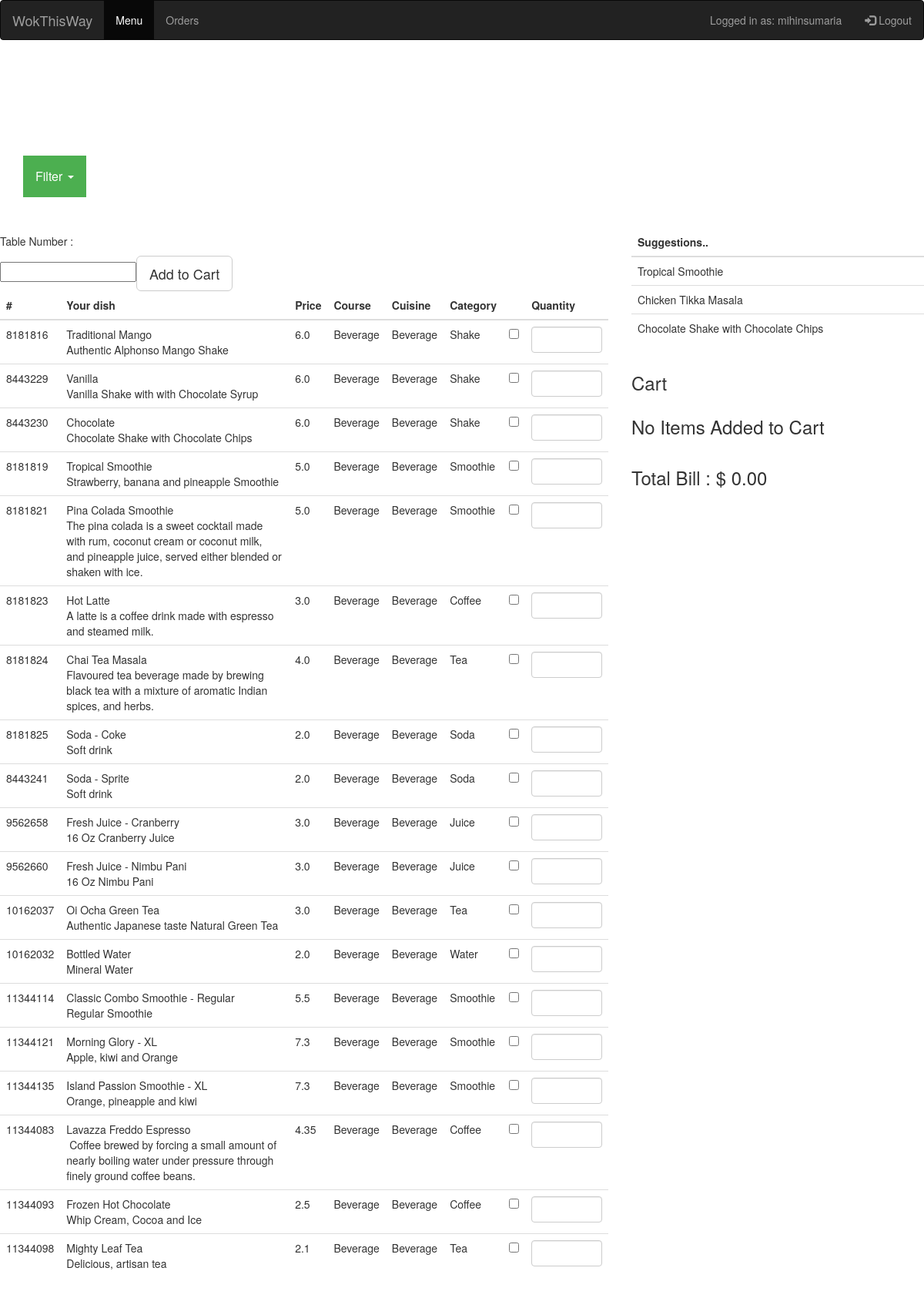
The app's page /beverage/ (signed in) with its own data.
### restaurantmanagementsystem/models.py (models this page shows, shortened)
class Food(models.Model):
	ID=models.BigIntegerField(primary_key=True)
	name=models.CharField(max_length=50)
	description=models.CharField(max_length=300)
	price=models.FloatField()
	course=models.CharField(max_length=50)
	cuisine=models.CharField(max_length=50)
	category=models.CharField(max_length=50)

### restaurantmanagementsystem/views.py (the view)
# urls.py: url(r'^beverage/$',views.beverage_menu, name = 'beverage'),
def beverage_menu(request):
    username=request.session['username']
    global cart
    food_list = Food.objects.filter(cuisine = 'Beverage')
    bill = total_bill()
    return render(request,'restaurantmanagementsystem/menu.html',{'food_list':food_list,'cart':cart,'bill':bill,'username':username})

### restaurantmanagementsystem/views.py (called while the page is built)
def total_bill():
    global cart
    totalprice =0
    for item in cart:
        totalprice += item.get_price()
    return "{0:.2f}".format(totalprice)

### restaurantmanagementsystem/templates/restaurantmanagementsystem/menu.html (shortened to what this page needs)
<!DOCTYPE html>
<html lang="en">
<head>
  <link rel="stylesheet" href="https://maxcdn.bootstrapcdn.com/bootstrap/3.3.7/css/bootstrap.min.css">
</head>
<body>
<nav class="navbar navbar-inverse">
  <div class="container-fluid">
    <div class="navbar-header">
      <a class="navbar-brand" href="#">WokThisWay</a>
    </div>
    <ul class="nav navbar-nav">
      <li class="active"><a href="{% url 'guest_menu_page' %}">Menu</a></li>
      <li><a href="Orders.html">Orders</a></li>
    </ul>
    <ul class="nav navbar-nav navbar-right">
      <li><span class="navbar-text">Logged in as: {{ username }}</span></li>
      <li><a href="{% url 'logout' %}"><span class="glyphicon glyphicon-log-in"></span> Logout</a></li>
    </ul>
  </div>
</nav>
<div class="container" text-align:center>
  <h1>Wok this Way!</h1>
  <p>One stop solution for quick meals..</p>
  <p>Easy ordering and take away system</p>
</div>
<div class="container">
  <div class="dropdown">
    <button class="dropbtn">Filter
    <span class="caret"></span></button>
  </div>
</div>
  <br><br>
<div class="row">
  <div class="col-sm-8">
    <form action="{% url 'add_to_cart'%}" method="POST">
  <div class="table-responsive">
  <table class="table table-hover">
    <thead class="thead-inverse">
      {% if food_list %}
      <tr>
        <th>#</th>
        <th>Your dish</th>
        <th>Price</th>
        <th>Course</th>
        <th>Cuisine</th>
        <th>Category</th>
		<th></th>
		<th>Quantity</th>
      </tr>
    </thead>
    <tbody>
      {% for food in food_list %}
      <tr>
        <td>{{food.ID}}</td>
        <td>{{food.name}}	<br>{{food.description}}
</td>
        <td>{{food.price}}</td>
        <td>{{food.course}}</td>
        <td>{{food.cuisine}}</td>
        <td>{{food.category}}</td>
		<td class="vcenter"><input type="checkbox" name = "food" id="{{food.ID}}" value= "{{food.ID}}"/></td>
		<td>
    <input type="number" class="form-control" name = "quantity" id="{{food.ID}}"   min="1" >
		</td>
      </tr>
      {%endfor%}
    <h5>Table Number : </h5> <input type="number" required="True" name = "tableId">
    <button type="submit" class="btn btn-default btn-lg">Add to Cart</button>
    {%else%}
    <h2>NO ITEM TO SHOW<h2>
    {%endif%}
    </tbody>
  </table>
</div></form></div>
  <div class="col-sm-4">
  <div class="table-responsive">
  <table class="table table-hover">
    <thead>
      <tr><th>Suggestions..</th></tr>
	  <tr><td>Tropical Smoothie</td></tr>
	  <tr><td>Chicken Tikka Masala</td></tr>
	  <tr><td>Chocolate Shake with Chocolate Chips</td></tr>
	  </table>
  </div>
  <h3>Cart</h3>
  <form action="{% url 'cart_transaction'%}" method="POST">
  <div class="table-responsive">
  <table class="table table-hover">
    {%if cart%}
    <thead>
      <tr>
        <th>ID</th>
        <th>Name</th>
        <th>Quantity</th>
        <th>Price</th>
        <th>    </th>
      </tr>
    </thead>
    <tbody>
      {%for item in cart%}
    <tr><td>{{item.get_id}}</td>
      <td>{{item.get_name}}</td>
    <td>{{item.get_qty}}</td>
    <td>{{item.get_price}}</td>
    <td><input type="checkbox" name = "remove_check" id="" value= "{{item.get_id}}"/></td>
  </tr>
  {%endfor%}
  <tr><button type="submit" name = "order" >Order</button>
    <button type="submit" name = "remove" >Remove</button> </tr>
    </tbody>
    {%else%}
    <h3>No Items Added to Cart<h3>
    {%endif%}
    </table>
    <h3>Total Bill : $ {{bill}}<h3>
  </div>
</form>
  </div>
</div>
<br>
</body>
</html>

### restaurantmanagementsystem/templates/restaurantmanagementsystem/menu.html (style rules this page uses)
.dropbtn { background-color: #4CAF50; color: white; padding: 16px; font-size: 16px; border: none; cursor: pointer; }
.dropdown { position: relative; display: inline-block; }
body { background: url("1.jpg") no-repeat center center fixed; -webkit-background -size: cover; -moz-background-size: cover; -o-background-size: cover; background-size: cover; }
h1 { color:white }
p { color:white }
td.vcenter { vertical-align: middle; }
.table td { background-color: white !important; }
.table thead { background-color: white !important; }
input[type="checkbox"] { margin-top: 0; line-height: normal; }

### records on screen
Food: ID "8181816", name "Traditional Mango", description "Authentic Alphonso Mango Shake", price "6.0", course "Beverage", cuisine "Beverage", category "Shake"
Food: ID "8443229", name "Vanilla", description "Vanilla Shake with with Chocolate Syrup", price "6.0", course "Beverage", cuisine "Beverage", category "Shake"
Food: ID "8443230", name "Chocolate", description "Chocolate Shake with Chocolate Chips", price "6.0", course "Beverage", cuisine "Beverage", category "Shake"
Food: ID "8181819", name "Tropical Smoothie", description "Strawberry, banana and pineapple Smoothie", price "5.0", course "Beverage", cuisine "Beverage", category "Smoothie"
Food: ID "8181821", name "Pina Colada Smoothie", description "The pina colada is a sweet cocktail made with rum, coconut cream or coconut milk, and pineapple juice, served either blended or shaken with ice.", price "5.0", course "Beverage", cuisine "Beverage", category "Smoothie"
Food: ID "8181823", name "Hot Latte", description "A latte is a coffee drink made with espresso and steamed milk.", price "3.0", course "Beverage", cuisine "Beverage", category "Coffee"
Food: ID "8181824", name "Chai Tea Masala", description "Flavoured tea beverage made by brewing black tea with a mixture of aromatic Indian spices, and herbs.", price "4.0", course "Beverage", cuisine "Beverage", category "Tea"
Food: ID "8181825", name "Soda - Coke", description "Soft drink", price "2.0", course "Beverage", cuisine "Beverage", category "Soda"
Food: ID "8443241", name "Soda - Sprite", description "Soft drink", price "2.0", course "Beverage", cuisine "Beverage", category "Soda"
Food: ID "9562658", name "Fresh Juice - Cranberry", description "16 Oz Cranberry Juice", price "3.0", course "Beverage", cuisine "Beverage", category "Juice"
Food: ID "9562660", name "Fresh Juice - Nimbu Pani", description "16 Oz Nimbu Pani", price "3.0", course "Beverage", cuisine "Beverage", category "Juice"
Food: ID "10162037", name "Oi Ocha Green Tea", description "Authentic Japanese taste Natural Green Tea", price "3.0", course "Beverage", cuisine "Beverage", category "Tea"
Food: ID "10162032", name "Bottled Water", description "Mineral Water", price "2.0", course "Beverage", cuisine "Beverage", category "Water"
Food: ID "11344114", name "Classic Combo Smoothie - Regular", description "Regular Smoothie", price "5.5", course "Beverage", cuisine "Beverage", category "Smoothie"
Food: ID "11344121", name "Morning Glory - XL", description "Apple, kiwi and Orange", price "7.3", course "Beverage", cuisine "Beverage", category "Smoothie"
Food: ID "11344135", name "Island Passion Smoothie - XL", description "Orange, pineapple and kiwi", price "7.3", course "Beverage", cuisine "Beverage", category "Smoothie"
Food: ID "11344083", name "Lavazza Freddo Espresso", description "Coffee brewed by forcing a small amount of nearly boiling water under pressure through finely ground coffee beans.", price "4.35", course "Beverage", cuisine "Beverage", category "Coffee"
Food: ID "11344093", name "Frozen Hot Chocolate", description "Whip Cream, Cocoa and Ice", price "2.5", course "Beverage", cuisine "Beverage", category "Coffee"
Food: ID "11344098", name "Mighty Leaf Tea", description "Delicious, artisan tea", price "2.1", course "Beverage", cuisine "Beverage", category "Tea"

### other values on screen
{{ username }} "mihinsumaria"
{{ bill }} "0.00"
